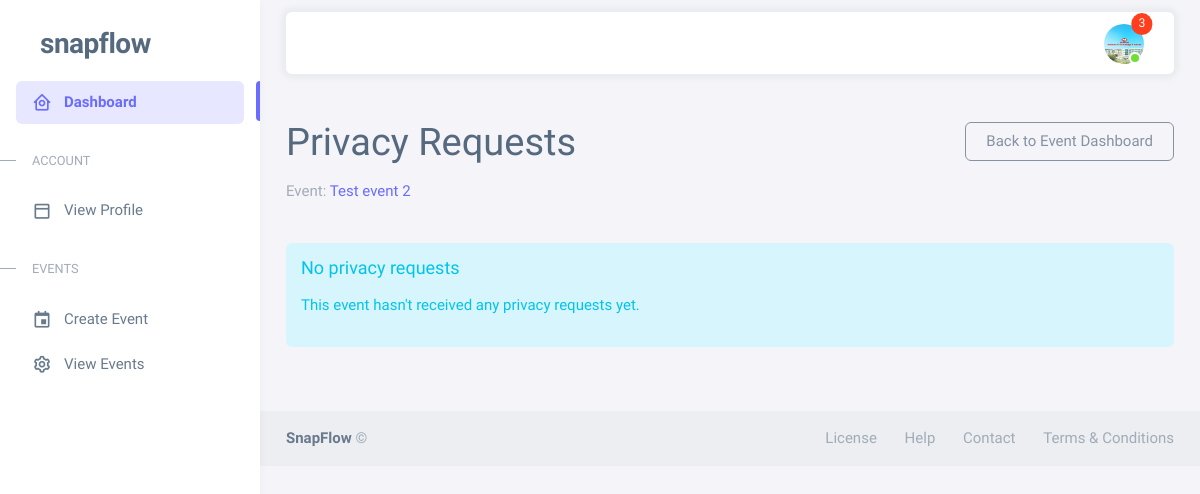
Before: /privacy/event/test-event-2/requests/ (signed in) with the older database file.
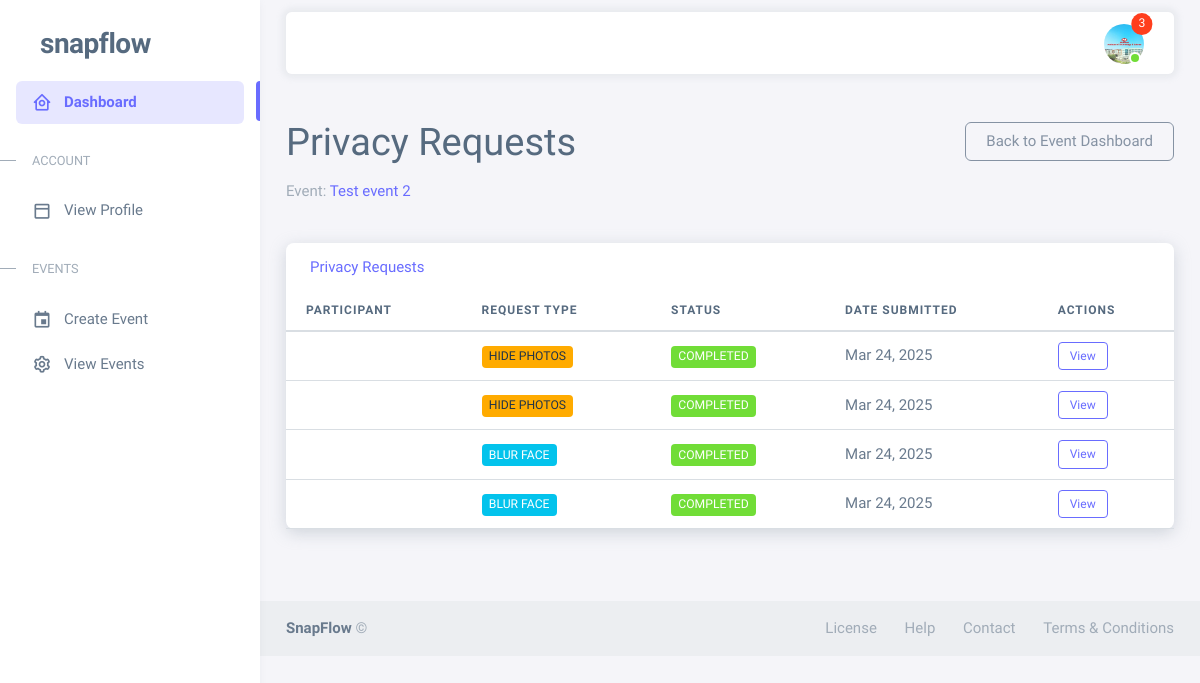
After: the same page with the newer database file.
### users/models.py (models this page shows, shortened)
class CustomUser(AbstractUser):
    class Roles(models.TextChoices):
        ORGANIZER = 'ORGANIZER', _('Event Organizer')
        PHOTOGRAPHER = 'PHOTOGRAPHER', _('Photographer')
        PARTICIPANT = 'PARTICIPANT', _('Event Participant')
    class ParticipantTypes(models.TextChoices):
        GUEST = 'GUEST', _('Guest')
        FAMILY = 'FAMILY', _('Family')
        FRIEND = 'FRIEND', _('Friend')
        WINNER = 'WINNER', _('Winner')
        OTHER = 'OTHER', _('Other')
    class PhotographerRoles(models.TextChoices):
        LEAD = 'LEAD', _('Lead Photographer')
        ASSISTANT = 'ASSISTANT', _('Assistant Photographer')
        SECONDARY = 'SECONDARY', _('Secondary Photographer')
    role = models.CharField(
        max_length=20,
        choices=Roles.choices,
        null=True,
        blank=False
    )
    avatar = models.ImageField(
        upload_to='user_avatars/',
        validators=[FileExtensionValidator(['jpg', 'jpeg', 'png'])],
        null=True,
        blank=True
    )
    phone_number = models.CharField(max_length=15, blank=True)
    company_name = models.CharField(max_length=100, blank=True)
    website = models.URLField(blank=True)
    portfolio_url = models.URLField(blank=True)
    photographer_role = models.CharField(
        max_length=20,
        choices=PhotographerRoles.choices,
        blank=True
    )
    watermark = models.ImageField(
        upload_to='photographer_watermarks/',
        validators=[FileExtensionValidator(['png'])],
        null=True,
        blank=True
    )
    participant_type = models.CharField(
        max_length=20,
        choices=ParticipantTypes.choices,
        blank=True
    )
    image_visibility = models.CharField(
        max_length=20,
        choices=[
            ('PUBLIC', 'Public'),
            ('PRIVATE', 'Private'),
            ('EVENT_ONLY', 'Event Only')
        ],
        default='PRIVATE'
    )
    blur_requested = models.BooleanField(default=False)
    remove_requested = models.BooleanField(default=False)
    is_verified = models.BooleanField(default=False)

### events/models.py (models this page shows, shortened)
class Event(models.Model):
    class EventTypes(models.TextChoices):
        WEDDING = 'WEDDING', _('Wedding')
        BIRTHDAY = 'BIRTHDAY', _('Birthday')
        CORPORATE = 'CORPORATE', _('Corporate Event')
        CULTURAL = 'CULTURAL', _('Cultural Event')
        SPORTS = 'SPORTS', _('Sports Event')
        ACADEMIC = 'ACADEMIC', _('Academic Event')
        AWARD = 'AWARD', _('Award Ceremony')
        PUBLIC = 'PUBLIC', _('Public Gathering')
        OTHER = 'OTHER', _('Other')
    class EventStatus(models.TextChoices):
        DRAFT = 'DRAFT', _('Draft')
        ACTIVE = 'ACTIVE', _('Active')
        COMPLETED = 'COMPLETED', _('Completed')
        CANCELLED = 'CANCELLED', _('Cancelled')
    title = models.CharField(max_length=200)
    slug = models.SlugField(unique=True, blank=True)
    event_type = models.CharField(
        max_length=20,
        choices=EventTypes.choices,
        default=EventTypes.OTHER
    )
    description = models.TextField()
    start_date = models.DateTimeField()
    end_date = models.DateTimeField()
    timezone = models.CharField(max_length=50, default='UTC')
    location = models.CharField(max_length=255)
    event_code = models.CharField(max_length=6, unique=True, blank=True)
    primary_color = models.CharField(max_length=7, default="#ffffff")  # Hex color
    secondary_color = models.CharField(max_length=7, default="#000000")  # Hex color
    status = models.CharField(
        max_length=20,
        choices=EventStatus.choices,
        default=EventStatus.DRAFT
    )
    organizer = models.ForeignKey(
        settings.AUTH_USER_MODEL,
        on_delete=models.CASCADE,
        related_name='organized_events'
    )
    custom_domain = models.CharField(max_length=255, blank=True)
    theme = models.ForeignKey(
        'EventTheme',
        on_delete=models.SET_NULL,
        null=True,
        blank=True
    )
    logo = models.ImageField(upload_to='event_logos/', null=True, blank=True)
    cover_image = models.ImageField(upload_to='event_covers/', null=True, blank=True)
    is_public = models.BooleanField(default=False)
    require_registration = models.BooleanField(default=True)
    allow_guest_upload = models.BooleanField(default=False)
    enable_face_detection = models.BooleanField(default=True)
    enable_moment_detection = models.BooleanField(default=True)
    enable_auto_tagging = models.BooleanField(default=True)
    created_at = models.DateTimeField(auto_now_add=True)
    updated_at = models.DateTimeField(auto_now=True)
    class Meta:
        ordering = ['-start_date']

### privacy/models.py (models this page shows, shortened)
class PrivacyRequest(models.Model):
    REQUEST_TYPES = (
        ('blur', _('Blur my face')),
        ('hide', _('Hide photos with me')),
    )
    STATUS_CHOICES = (
        ('pending', _('Pending')),
        ('approved', _('Approved')),
        ('rejected', _('Rejected')),
        ('processing', _('Processing')),
        ('completed', _('Completed')),
    )
    user = models.ForeignKey(
        settings.AUTH_USER_MODEL,
        on_delete=models.CASCADE,
        related_name='privacy_requests'
    )
    event = models.ForeignKey(
        Event,
        on_delete=models.CASCADE,
        related_name='privacy_requests'
    )
    request_type = models.CharField(
        max_length=10,
        choices=REQUEST_TYPES,
        default='blur'
    )
    reason = models.TextField(
        blank=True,
        help_text=_('Optional reason for the privacy request')
    )
    status = models.CharField(
        max_length=20,
        choices=STATUS_CHOICES,
        default='pending'
    )
    created_at = models.DateTimeField(auto_now_add=True)
    updated_at = models.DateTimeField(auto_now=True)
    processed_at = models.DateTimeField(null=True, blank=True)
    processed_photos_count = models.PositiveIntegerField(default=0)
    rejection_reason = models.TextField(blank=True)
    class Meta:
        unique_together = ('user', 'event', 'request_type')
        ordering = ['-created_at']

### privacy/views.py (the view)
# urls.py: path('event/<slug:slug>/requests/', views.EventPrivacyRequestListView.as_view(), name='event_requests'),
class EventPrivacyRequestListView(LoginRequiredMixin, UserPassesTestMixin, ListView):
    model = PrivacyRequest
    template_name = 'privacy/event_request_list.html'
    context_object_name = 'privacy_requests'
    def test_func(self):
        event = get_object_or_404(Event, slug=self.kwargs['slug'])
        return event.organizer == self.request.user
    def get_queryset(self):
        event = get_object_or_404(Event, slug=self.kwargs['slug'])
        return PrivacyRequest.objects.filter(event=event)
    def get_context_data(self, **kwargs):
        context = super().get_context_data(**kwargs)
        event = get_object_or_404(Event, slug=self.kwargs['slug'])
        context['event'] = event
        return context

### notifications/context_processors.py (called while the page is built)
def notification_processor(request):
    context = {
        'unread_notifications_count': 0,
        'recent_notifications': []
    }
    if request.user.is_authenticated:
        from .models import Notification
        context['unread_notifications_count'] = Notification.objects.filter(
            recipient=request.user,
            is_read=False
        ).count()
        context['recent_notifications'] = Notification.objects.filter(
            recipient=request.user
        ).order_by('-created_at')[:5]
    return context

### templates/privacy/event_request_list.html (shortened to what this page needs)
{% extends "users/db_base.html" %}
{% load static %}
{% block content %}
<div class="container py-5">
    <div class="row mb-4">
        <div class="col-md-8">
            <h1 class="mb-3">Privacy Requests</h1>
            <p class="text-muted">Event: <a href="{% url 'events:event_dashboard' event.slug %}">{{ event.title }}</a></p>
        </div>
        <div class="col-md-4 text-md-end">
            <a href="{% url 'events:event_dashboard' event.slug %}" class="btn btn-outline-secondary">
                 Back to Event Dashboard
            </a>
        </div>
    </div>
    {% if privacy_requests %}
        <div class="card shadow mb-4">
            <div class="card-header py-3">
                <h6 class="m-0 font-weight-bold text-primary">Privacy Requests</h6>
            </div>
            <div class="card-body p-0">
                <div class="table-responsive">
                    <table class="table table-hover mb-0">
                        <thead>
                            <tr>
                                <th>Participant</th>
                                <th>Request Type</th>
                                <th>Status</th>
                                <th>Date Submitted</th>
                                <th>Actions</th>
                            </tr>
                        </thead>
                        <tbody>
                            {% for request in privacy_requests %}
                            <tr>
                                <td>{{ request.user.get_full_name }}</td>
                                <td>
                                    {% if request.request_type == 'blur' %}
                                        <span class="badge bg-info text-white">Blur Face</span>
                                    {% elif request.request_type == 'hide' %}
                                        <span class="badge bg-warning text-dark">Hide Photos</span>
                                    {% endif %}
                                </td>
                                <td>
                                    {% if request.status == 'pending' %}
                                        <span class="badge bg-secondary">Pending</span>
                                    {% elif request.status == 'approved' %}
                                        <span class="badge bg-success">Approved</span>
                                    {% elif request.status == 'processing' %}
                                        <span class="badge bg-primary">Processing</span>
                                    {% elif request.status == 'completed' %}
                                        <span class="badge bg-success">Completed</span>
                                    {% elif request.status == 'rejected' %}
                                        <span class="badge bg-danger">Rejected</span>
                                    {% endif %}
                                </td>
                                <td>{{ request.created_at|date:"M d, Y" }}</td>
                                <td>
                                    <a href="{% url 'privacy:request_detail' request.id %}" class="btn btn-sm btn-outline-primary">
                                         View
                                    </a>
                                </td>
                            </tr>
                            {% endfor %}
                        </tbody>
                    </table>
                </div>
            </div>
        </div>
    {% else %}
        <div class="alert alert-info">
            <h5 class="alert-heading">No privacy requests</h5>
            <p>This event hasn't received any privacy requests yet.</p>
        </div>
    {% endif %}
</div>
{% endblock %}

### templates/users/db_base.html (shortened to what this page needs)
{% load static %}
<!DOCTYPE html>
<html
  lang="en"
  class="light-style layout-menu-fixed"
  dir="ltr"
  data-theme="theme-default"
  data-assets-path="{% static 'users/assets/' %}"
  data-template="vertical-menu-template-free"
>
  <head>
    <link rel="stylesheet" href="{% static 'users/assets/vendor/fonts/boxicons.css' %}" />
    <link rel="stylesheet" href="{% static 'users/assets/vendor/css/core.css' %}" class="template-customizer-core-css" />
    <link rel="stylesheet" href="{% static 'users/assets/vendor/css/theme-default.css' %}" class="template-customizer-theme-css" />
    <link rel="stylesheet" href="{% static 'users/assets/css/demo.css' %}" />
    <link rel="stylesheet" href="https://cdn.jsdelivr.net/npm/bootstrap-icons/font/bootstrap-icons.css">
    <link rel="stylesheet" href="{% static 'css/notifications.css' %}">
    <link rel="stylesheet" href="{% static 'users/assets/vendor/libs/perfect-scrollbar/perfect-scrollbar.css' %}" />
    <link rel="stylesheet" href="{% static 'users/assets/vendor/libs/apex-charts/apex-charts.css' %}" />
  </head>
  <body>
    <div class="layout-wrapper layout-content-navbar">
      <div class="layout-container">
<aside id="layout-menu" class="layout-menu menu-vertical menu bg-menu-theme">
    <div class="app-brand demo">
      <a href="{% url 'home:landing' %}" class="app-brand-link">
        <span class="app-brand-text demo menu-text fw-bolder ms-2">SnapFlow</span>
      </a>
    </div>
    <ul class="menu-inner py-1">
      <li class="menu-item active">
        <a href="{% url 'users:dashboard' %}" class="menu-link">
          <i class="menu-icon tf-icons bx bx-home-circle"></i>
          <div data-i18n="Analytics">Dashboard</div>
        </a>
      </li>
      <li class="menu-header small text-uppercase">
        <span class="menu-header-text">Account</span>
      </li>
      <li class="menu-item">
        <a href="{% url 'users:profile' %}" class="menu-link">
          <i class="menu-icon tf-icons bx bx-dock-top"></i>
          <div>View Profile</div>
        </a>
      </li>
      <li class="menu-header small text-uppercase">
        <span class="menu-header-text">Events</span>
      </li>
      {% if user.role == 'ORGANIZER' %}
        <li class="menu-item">
          <a href="{% url 'events:event_create' %}" class="menu-link">
            <i class="menu-icon tf-icons bx bx-calendar-event"></i>
            <div>Create Event</div>
          </a>
        </li>
        <li class="menu-item">
          <a href="{% url 'events:event_list' %}" class="menu-link">
            <i class="menu-icon tf-icons bx bx-cog"></i>
            <div>View Events</div>
          </a>
        </li>
      {% endif %}
    </ul>
  </aside>
        <div class="layout-page">
          <nav
            class="layout-navbar container-xxl navbar navbar-expand-xl navbar-detached align-items-center bg-navbar-theme"
            id="layout-navbar"
          >
            <div class="navbar-nav-right d-flex align-items-center" id="navbar-collapse">
              <ul class="navbar-nav flex-row align-items-center ms-auto">
<li class="nav-item navbar-dropdown dropdown-user dropdown">
  <a class="nav-link dropdown-toggle hide-arrow position-relative" href="{% url 'users:profile'  %}" data-bs-toggle="dropdown">
    <div class="avatar avatar-online">
      <img src="{{ user.avatar.url }}" alt class="w-px-40 h-px-40 rounded-circle object-fit-cover" />
      {% if unread_notifications_count > 0 %}
        <span class="position-absolute top-0 start-100 translate-middle badge rounded-pill bg-danger">
          {% if unread_notifications_count > 99 %}99+{% else %}{{ unread_notifications_count }}{% endif %}
        </span>
      {% endif %}
    </div>
  </a>
</li>
              </ul>
            </div>
          </nav>
        {% block content %}{% endblock content %}
              <section id="basic-footer">
                <footer class="footer bg-light">
                  <div
                    class="container-fluid d-flex flex-md-row flex-column justify-content-between align-items-md-center gap-1 container-p-x py-3"
                  >
                    <div>
                      <a
                        href="https://themeselection.com/demo/sneat-bootstrap-html-admin-template/landing/"
                        target="_blank"
                        class="footer-text fw-bolder"
                        >SnapFlow</a
                      >
                      ©
                    </div>
                    <div>
                      <a href="{% url 'home:maintanance' %}" class="footer-link me-4" target="_blank">License</a>
                      <a href="{% url 'home:maintanance' %}" class="footer-link me-4">Help</a>
                      <a href="{% url 'home:maintanance' %}" class="footer-link me-4">Contact</a>
                      <a href="{% url 'home:maintanance' %}" class="footer-link">Terms &amp; Conditions</a>
                    </div>
                  </div>
                </footer>
              </section>
          </div>
        </div>
      </div>
  </body>
</html>

### static/users/assets/css/demo.css (style rules this page uses)
.menu .app-brand.demo { height: 64px; margin-top: 12px; }
.app-brand-text.demo { font-size: 1.75rem; letter-spacing: -0.5px; text-transform: lowercase; }

Changed rows visible on the page:
added PrivacyRequest: request_type "HIDE PHOTOS", status "COMPLETED", created_at "Mar 24, 2025"
added PrivacyRequest: request_type "HIDE PHOTOS", status "COMPLETED", created_at "Mar 24, 2025"
added PrivacyRequest: request_type "BLUR FACE", status "COMPLETED", created_at "Mar 24, 2025"
added PrivacyRequest: request_type "BLUR FACE", status "COMPLETED", created_at "Mar 24, 2025"
Other visible differences:
text no longer shown: "No privacy requests This event hasn't received any privacy requests yet."
text now shown: "Privacy Requests PARTICIPANT REQUEST TYPE STATUS DATE SUBMITTED ACTIONS"
